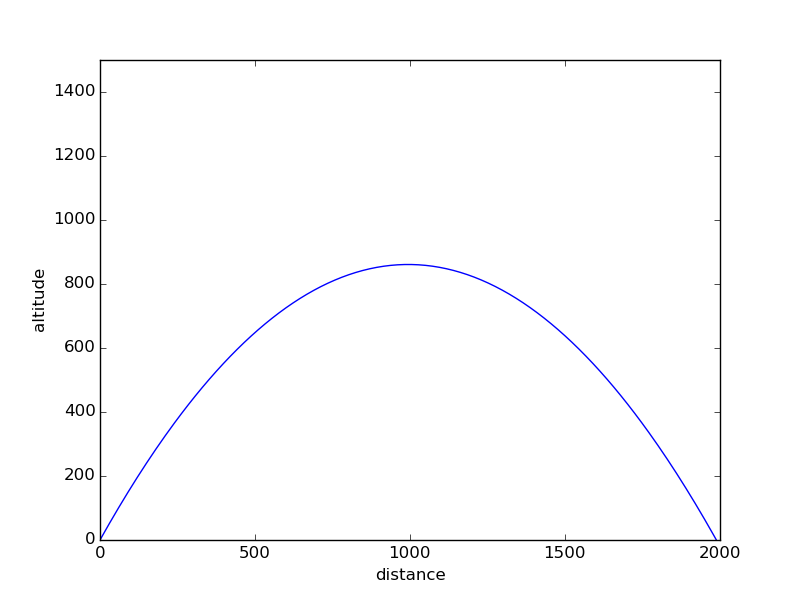

Generate this figure with Python:
''' projectile_motion.py
projectile motion equations:
height = y(t) = hs + (t * v * sin(a)) - (g * t*t)/2
distance = x(t) = v * cos(a) * t
where:
t is the time in seconds
v is the muzzle velocity of the projectile (meters/second)
a is the firing angle with repsect to ground (radians)
hs is starting height with respect to ground (meters)
g is the gravitational pull (meters/second_square)

tested with Python27/Python33  by  vegaseat  20mar2013
'''

import math
import matplotlib.pyplot as plt


def projectile_xy(speed, angle, starting_height=0.0, gravity=9.8):
    '''
    returns a list of (x, y) projectile motion data points
    where:
    x axis is distance (or range) in meters
    y axis is height in meters
    '''
    data_xy = []
    t = 0.0
    while True:
        # now calculate the height y
        y = starting_height + (t * speed * math.sin(angle)) - (gravity * t * t)/2
        # projectile has hit ground level
        if y < 0:
            break
        # calculate the distance x
        x = speed * math.cos(angle) * t
        # append the (x, y) tuple to the list
        data_xy.append((x, y))
        # use the time in increments of 0.1 seconds
        t += 0.1
    return data_xy

# use a firing angle of 45 degrees
d = 60
a = math.radians(d)  # radians
# muzzle velocity of the projectile (meters/second)
v = 150
data_45 = projectile_xy(v, a)
print "\nDATA: ", data_45, "\n"

# find maximum height ...
point_height_max = max(data_45, key=lambda q: q[1])
xm, ym = point_height_max
print('''
    Projectile Motion ...
Using a firing angle of {} degrees
and a muzzle velocity of {} meters/second
the maximum height is {:0.1f} meters
at a distance of {:0.1f} meters,'''.format(d, v, ym, xm))

# find maximum distance ...
x_max = max(data_45)[0]
print("the maximum distance is {:0.1f} meters.".format(x_max))

''' result ...
    Projectile Motion ...
Using a firing angle of 45 degrees
and a muzzle velocity of 100 meters/second
the maximum height is 255.1 meters
at a distance of 509.1 meters,
the maximum distance is 1018.2 meters.
'''

x = [row[0] for row in data_45]
y = [row[1] for row in data_45]
plt.plot(x, y)
plt.axis([0, 2000, 0, 1500])
plt.xlabel('distance')
plt.ylabel('altitude')

plt.savefig('trajectory.png')
